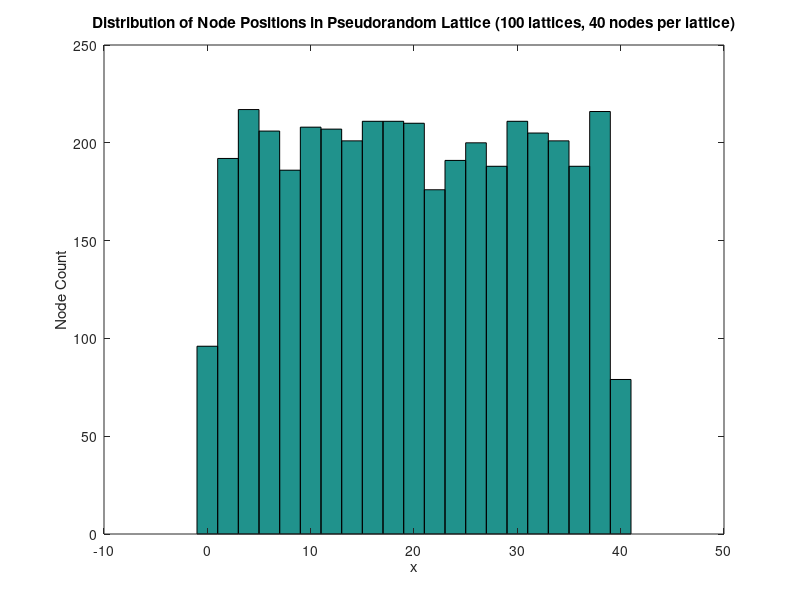

Write the MATLAB code that produced this figure.
clear all;
close all;

%% load lattice information
load('pseudo_lattices_single_sim.mat');

%% Plot histogram of node locations (regular density)
figure;
bins = 0:2:40;

hist(node_locations(:), bins);
title(['Distribution of Node Positions in Pseudorandom Lattice ' ...
    '(100 lattices, 40 nodes per lattice)']);
ylabel('Node Count');
xlabel('x');
